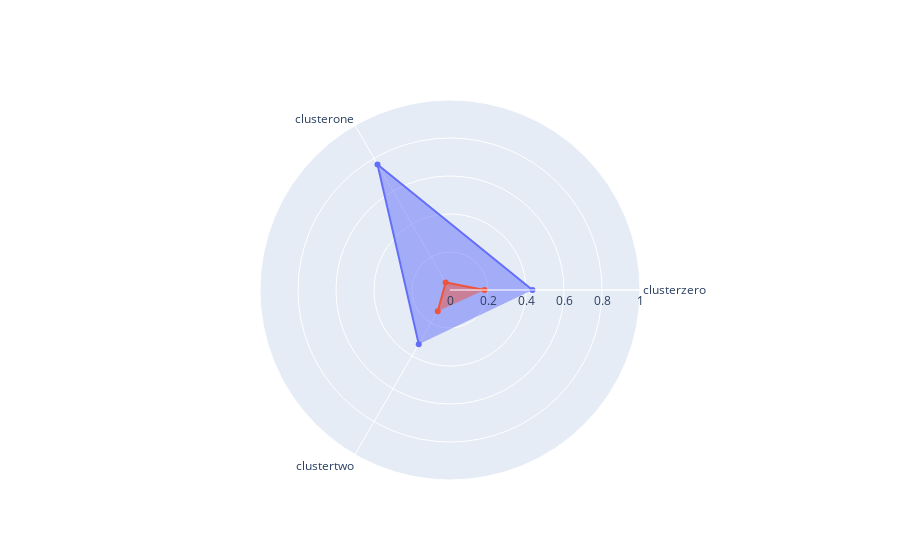

Source (notebook cell):
### Code cell
import plotly.graph_objects as go

categories = ['clusterzero', 'clusterone', 'clustertwo']

fig = go.Figure()

fig.add_trace(go.Scatterpolar(
      r=final_data2_radar.age.values,
      theta=categories,
      fill='toself',
      name='age'
))
fig.add_trace(go.Scatterpolar(
      r=final_data2_radar.income.values,
      theta=categories,
      fill='toself',
      name='income'
))

fig.update_layout(
  polar=dict(
    radialaxis=dict(
      visible=True,
      range=[0, 1]
    )),
  showlegend=False
)

fig.show()

### Figure 1 — Plotly figure (JSON) as saved in the notebook; plotly's stock layout.template omitted (floating-point values rounded to 4 significant figures; data arrays with more than 128 entries replaced by an {"elided": "..."} marker saying what was removed)
{"data": [{"fill": "toself", "name": "age", "r": {"elided": "747 float values"}, "theta": ["clusterzero", "clusterone", "clustertwo"], "type": "scatterpolar"}, {"fill": "toself", "name": "income", "r": {"elided": "747 float values"}, "theta": ["clusterzero", "clusterone", "clustertwo"], "type": "scatterpolar"}], "layout": {"autosize": true, "polar": {"angularaxis": {"type": "category"}, "radialaxis": {"autorange": false, "range": [0, 1], "type": "linear", "visible": true}}, "showlegend": false}}
